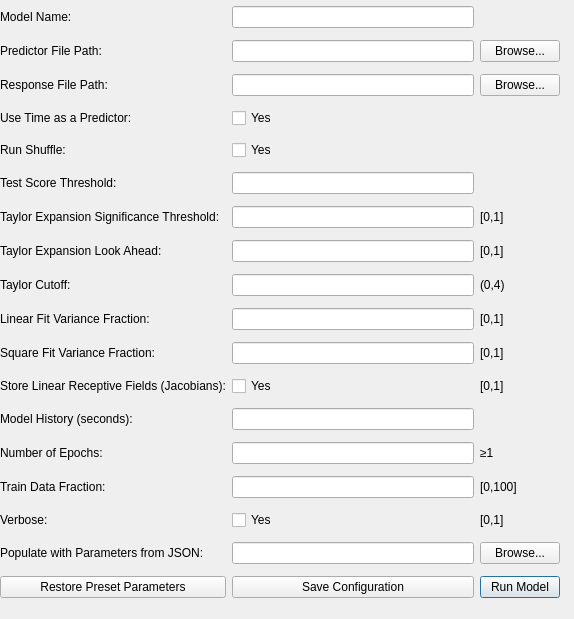
<?xml version="1.0" encoding="UTF-8"?>
<ui version="4.0">
 <class>Widget</class>
 <widget class="QWidget" name="Widget">
  <property name="geometry">
   <rect>
    <x>0</x>
    <y>0</y>
    <width>574</width>
    <height>619</height>
   </rect>
  </property>
  <property name="windowTitle">
   <string>Neuro MINE</string>
  </property>
  <widget class="QWidget" name="widget" native="true">
   <property name="geometry">
    <rect>
     <x>810</x>
     <y>210</y>
     <width>144</width>
     <height>532</height>
    </rect>
   </property>
  </widget>
  <widget class="QWidget" name="">
   <property name="geometry">
    <rect>
     <x>0</x>
     <y>0</y>
     <width>573</width>
     <height>617</height>
    </rect>
   </property>
   <layout class="QGridLayout" name="gridLayout">
    <item row="17" column="1">
     <widget class="QCheckBox" name="checkBox_3">
      <property name="text">
       <string>Yes</string>
      </property>
     </widget>
    </item>
    <item row="20" column="0">
     <widget class="QPushButton" name="pushButton_5">
      <property name="text">
       <string>Restore Preset Parameters</string>
      </property>
     </widget>
    </item>
    <item row="17" column="0">
     <widget class="QLabel" name="label_18">
      <property name="text">
       <string>Verbose:</string>
      </property>
     </widget>
    </item>
    <item row="16" column="1">
     <widget class="QLineEdit" name="lineEdit_13"/>
    </item>
    <item row="8" column="1">
     <widget class="QLineEdit" name="lineEdit_5"/>
    </item>
    <item row="14" column="1">
     <widget class="QLineEdit" name="lineEdit_9"/>
    </item>
    <item row="16" column="0">
     <widget class="QLabel" name="label_17">
      <property name="text">
       <string>Train Data Fraction:</string>
      </property>
     </widget>
    </item>
    <item row="18" column="1">
     <widget class="QLineEdit" name="lineEdit_10"/>
    </item>
    <item row="2" column="0">
     <widget class="QLabel" name="label_3">
      <property name="text">
       <string>Predictor File Path:</string>
      </property>
     </widget>
    </item>
    <item row="11" column="1">
     <widget class="QLineEdit" name="lineEdit_7"/>
    </item>
    <item row="18" column="2">
     <widget class="QPushButton" name="pushButton_4">
      <property name="text">
       <string>Browse...</string>
      </property>
     </widget>
    </item>
    <item row="12" column="0">
     <widget class="QLabel" name="label_11">
      <property name="text">
       <string>Square Fit Variance Fraction:</string>
      </property>
     </widget>
    </item>
    <item row="7" column="0">
     <widget class="QLabel" name="label_7">
      <property name="text">
       <string>Test Score Threshold:</string>
      </property>
     </widget>
    </item>
    <item row="20" column="1">
     <widget class="QPushButton" name="pushButton_6">
      <property name="text">
       <string>Save Configuration</string>
      </property>
     </widget>
    </item>
    <item row="15" column="2">
     <widget class="QLabel" name="label_25">
      <property name="text">
       <string>≥1</string>
      </property>
     </widget>
    </item>
    <item row="2" column="1">
     <widget class="QLineEdit" name="lineEdit_4"/>
    </item>
    <item row="17" column="2">
     <widget class="QLabel" name="label_27">
      <property name="text">
       <string>[0,1]</string>
      </property>
     </widget>
    </item>
    <item row="13" column="2">
     <widget class="QLabel" name="label_24">
      <property name="text">
       <string>[0,1]</string>
      </property>
     </widget>
    </item>
    <item row="11" column="0">
     <widget class="QLabel" name="label_10">
      <property name="text">
       <string>Linear Fit Variance Fraction:</string>
      </property>
     </widget>
    </item>
    <item row="9" column="2">
     <widget class="QLabel" name="label_20">
      <property name="text">
       <string>[0,1]</string>
      </property>
     </widget>
    </item>
    <item row="18" column="0">
     <widget class="QLabel" name="label_15">
      <property name="text">
       <string>Populate with Parameters from JSON:</string>
      </property>
     </widget>
    </item>
    <item row="1" column="1">
     <widget class="QLineEdit" name="lineEdit"/>
    </item>
    <item row="16" column="2">
     <widget class="QLabel" name="label_26">
      <property name="text">
       <string>[0,100]</string>
      </property>
     </widget>
    </item>
    <item row="1" column="0">
     <widget class="QLabel" name="label_2">
      <property name="text">
       <string>Model Name:</string>
      </property>
     </widget>
    </item>
    <item row="12" column="1">
     <widget class="QLineEdit" name="lineEdit_8"/>
    </item>
    <item row="8" column="2">
     <widget class="QLabel" name="label_19">
      <property name="text">
       <string>[0,1]</string>
      </property>
     </widget>
    </item>
    <item row="3" column="0">
     <widget class="QLabel" name="label_4">
      <property name="toolTip">
       <string>Single delimiter-separated file with Time as first column</string>
      </property>
      <property name="text">
       <string>Response File Path:</string>
      </property>
     </widget>
    </item>
    <item row="12" column="2">
     <widget class="QLabel" name="label_23">
      <property name="text">
       <string>[0,1]</string>
      </property>
     </widget>
    </item>
    <item row="20" column="2">
     <widget class="QPushButton" name="pushButton">
      <property name="text">
       <string>Run Model</string>
      </property>
      <property name="default">
       <bool>true</bool>
      </property>
     </widget>
    </item>
    <item row="10" column="1">
     <widget class="QLineEdit" name="lineEdit_6"/>
    </item>
    <item row="14" column="0">
     <widget class="QLabel" name="label_12">
      <property name="text">
       <string>Model History (seconds):</string>
      </property>
     </widget>
    </item>
    <item row="11" column="2">
     <widget class="QLabel" name="label_22">
      <property name="text">
       <string>[0,1]</string>
      </property>
     </widget>
    </item>
    <item row="4" column="0">
     <widget class="QLabel" name="label_5">
      <property name="text">
       <string>Use Time as a Predictor:</string>
      </property>
     </widget>
    </item>
    <item row="10" column="2">
     <widget class="QLabel" name="label_21">
      <property name="text">
       <string>(0,4)</string>
      </property>
     </widget>
    </item>
    <item row="9" column="1">
     <widget class="QLineEdit" name="lineEdit_11"/>
    </item>
    <item row="9" column="0">
     <widget class="QLabel" name="label_13">
      <property name="text">
       <string>Taylor Expansion Look Ahead:</string>
      </property>
     </widget>
    </item>
    <item row="10" column="0">
     <widget class="QLabel" name="label_9">
      <property name="text">
       <string>Taylor Cutoff:</string>
      </property>
     </widget>
    </item>
    <item row="13" column="1">
     <widget class="QCheckBox" name="checkBox_4">
      <property name="text">
       <string>Yes</string>
      </property>
     </widget>
    </item>
    <item row="13" column="0">
     <widget class="QLabel" name="label_14">
      <property name="text">
       <string>Store Linear Receptive Fields (Jacobians):</string>
      </property>
     </widget>
    </item>
    <item row="15" column="1">
     <widget class="QLineEdit" name="lineEdit_12"/>
    </item>
    <item row="15" column="0">
     <widget class="QLabel" name="label_16">
      <property name="text">
       <string>Number of Epochs:</string>
      </property>
     </widget>
    </item>
    <item row="8" column="0">
     <widget class="QLabel" name="label_8">
      <property name="text">
       <string>Taylor Expansion Significance Threshold:</string>
      </property>
     </widget>
    </item>
    <item row="6" column="0">
     <widget class="QLabel" name="label_6">
      <property name="text">
       <string>Run Shuffle:</string>
      </property>
     </widget>
    </item>
    <item row="3" column="1">
     <widget class="QLineEdit" name="lineEdit_2"/>
    </item>
    <item row="1" column="2">
     <widget class="QLabel" name="label">
      <property name="layoutDirection">
       <enum>Qt::LayoutDirection::RightToLeft</enum>
      </property>
      <property name="text">
       <string/>
      </property>
      <property name="pixmap">
       <pixmap resource="resources.qrc">:/logo.png</pixmap>
      </property>
     </widget>
    </item>
    <item row="4" column="1">
     <widget class="QCheckBox" name="checkBox">
      <property name="text">
       <string>Yes</string>
      </property>
     </widget>
    </item>
    <item row="6" column="1">
     <widget class="QCheckBox" name="checkBox_2">
      <property name="text">
       <string>Yes</string>
      </property>
     </widget>
    </item>
    <item row="7" column="1">
     <widget class="QLineEdit" name="lineEdit_3"/>
    </item>
    <item row="2" column="2">
     <widget class="QPushButton" name="pushButton_2">
      <property name="text">
       <string>Browse...</string>
      </property>
     </widget>
    </item>
    <item row="3" column="2">
     <widget class="QPushButton" name="pushButton_3">
      <property name="text">
       <string>Browse...</string>
      </property>
     </widget>
    </item>
    <item row="2" column="3">
     <widget class="QLabel" name="label_28">
      <property name="cursor">
       <cursorShape>WhatsThisCursor</cursorShape>
      </property>
      <property name="toolTip">
       <string extracomment="Single delimiter-separated file with Time as first column">Single delimiter-separated file with Time as first column</string>
      </property>
      <property name="text">
       <string/>
      </property>
      <property name="pixmap">
       <pixmap resource="resources.qrc">:/question.png</pixmap>
      </property>
     </widget>
    </item>
    <item row="3" column="3">
     <widget class="QLabel" name="label_29">
      <property name="cursor">
       <cursorShape>WhatsThisCursor</cursorShape>
      </property>
      <property name="toolTip">
       <string extracomment="Single delimiter-separated file with Time as first column">Single delimiter-separated file with Time as first column</string>
      </property>
      <property name="text">
       <string/>
      </property>
      <property name="pixmap">
       <pixmap resource="resources.qrc">:/question.png</pixmap>
      </property>
     </widget>
    </item>
   </layout>
  </widget>
  <zorder>pushButton</zorder>
  <zorder>pushButton_4</zorder>
  <zorder>widget</zorder>
  <zorder>label_19</zorder>
  <zorder>label_20</zorder>
  <zorder>label_21</zorder>
  <zorder>label_22</zorder>
  <zorder>label_23</zorder>
  <zorder>label_24</zorder>
  <zorder>label_25</zorder>
  <zorder>label_26</zorder>
  <zorder>label_27</zorder>
  <zorder>pushButton_5</zorder>
  <zorder>label</zorder>
  <zorder>pushButton_3</zorder>
  <zorder>pushButton_2</zorder>
  <zorder>label_29</zorder>
  <zorder>label_28</zorder>
  <zorder>label_15</zorder>
  <zorder>label_18</zorder>
  <zorder>label_17</zorder>
  <zorder>label_16</zorder>
  <zorder>label_12</zorder>
  <zorder>label_14</zorder>
  <zorder>label_11</zorder>
  <zorder>label_10</zorder>
  <zorder>label_9</zorder>
  <zorder>label_13</zorder>
  <zorder>label_8</zorder>
  <zorder>label_7</zorder>
  <zorder>label_6</zorder>
  <zorder>label_5</zorder>
  <zorder>label_4</zorder>
  <zorder>label_3</zorder>
  <zorder>label_2</zorder>
 </widget>
 <resources>
  <include location="resources.qrc"/>
 </resources>
 <connections/>
</ui>
